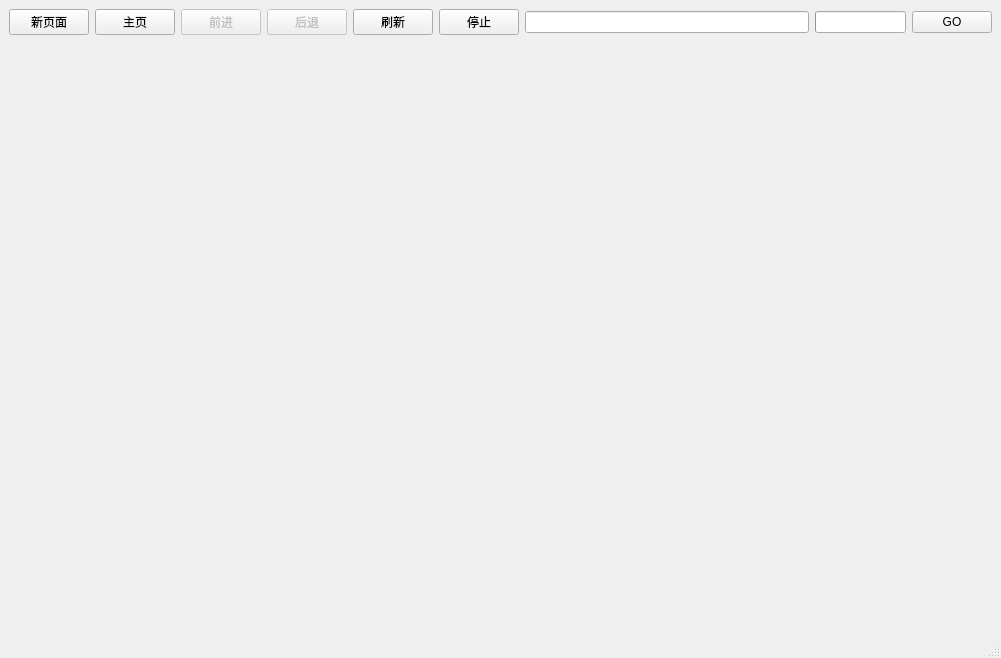
<?xml version="1.0" encoding="UTF-8"?>
<ui version="4.0">
 <class>MainWindow</class>
 <widget class="QMainWindow" name="MainWindow">
  <property name="geometry">
   <rect>
    <x>0</x>
    <y>0</y>
    <width>1001</width>
    <height>658</height>
   </rect>
  </property>
  <property name="windowTitle">
   <string>关注微信公众号：学点编程--简单浏览器</string>
  </property>
  <widget class="QWidget" name="centralWidget">
   <layout class="QVBoxLayout" name="verticalLayout">
    <item>
     <layout class="QHBoxLayout" name="horizontalLayout_2">
      <item>
       <layout class="QHBoxLayout" name="horizontalLayout">
        <item>
         <widget class="QPushButton" name="pb_new">
          <property name="text">
           <string>新页面</string>
          </property>
          <property name="icon">
           <iconset resource="res.qrc">
            <normaloff>:/icon/res/new.png</normaloff>:/icon/res/new.png</iconset>
          </property>
         </widget>
        </item>
        <item>
         <widget class="QPushButton" name="pb_home">
          <property name="text">
           <string>主页</string>
          </property>
          <property name="icon">
           <iconset resource="res.qrc">
            <normaloff>:/icon/res/home.png</normaloff>:/icon/res/home.png</iconset>
          </property>
         </widget>
        </item>
        <item>
         <widget class="QPushButton" name="pb_forward">
          <property name="enabled">
           <bool>false</bool>
          </property>
          <property name="text">
           <string>前进</string>
          </property>
          <property name="icon">
           <iconset resource="res.qrc">
            <normaloff>:/icon/res/forward.ico</normaloff>:/icon/res/forward.ico</iconset>
          </property>
         </widget>
        </item>
        <item>
         <widget class="QPushButton" name="pb_back">
          <property name="enabled">
           <bool>false</bool>
          </property>
          <property name="text">
           <string>后退</string>
          </property>
          <property name="icon">
           <iconset resource="res.qrc">
            <normaloff>:/icon/res/back.ico</normaloff>:/icon/res/back.ico</iconset>
          </property>
         </widget>
        </item>
        <item>
         <widget class="QPushButton" name="pb_refresh">
          <property name="text">
           <string>刷新</string>
          </property>
          <property name="icon">
           <iconset resource="res.qrc">
            <normaloff>:/icon/res/reload.ico</normaloff>:/icon/res/reload.ico</iconset>
          </property>
         </widget>
        </item>
        <item>
         <widget class="QPushButton" name="pb_stop">
          <property name="text">
           <string>停止</string>
          </property>
          <property name="icon">
           <iconset resource="res.qrc">
            <normaloff>:/icon/res/stop.ico</normaloff>:/icon/res/stop.ico</iconset>
          </property>
         </widget>
        </item>
        <item>
         <widget class="QLineEdit" name="lineEdit"/>
        </item>
       </layout>
      </item>
      <item>
       <widget class="QProgressBar" name="progressBar">
        <property name="sizePolicy">
         <sizepolicy hsizetype="Fixed" vsizetype="Fixed">
          <horstretch>0</horstretch>
          <verstretch>0</verstretch>
         </sizepolicy>
        </property>
        <property name="value">
         <number>0</number>
        </property>
        <property name="textVisible">
         <bool>false</bool>
        </property>
       </widget>
      </item>
      <item>
       <widget class="QPushButton" name="pb_go">
        <property name="text">
         <string>GO</string>
        </property>
        <property name="icon">
         <iconset resource="res.qrc">
          <normaloff>:/icon/res/go.png</normaloff>:/icon/res/go.png</iconset>
        </property>
       </widget>
      </item>
     </layout>
    </item>
    <item>
     <widget class="QTabWidget" name="tabWidget">
      <property name="tabShape">
       <enum>QTabWidget::Triangular</enum>
      </property>
      <property name="currentIndex">
       <number>-1</number>
      </property>
      <property name="documentMode">
       <bool>true</bool>
      </property>
      <property name="tabsClosable">
       <bool>true</bool>
      </property>
      <property name="movable">
       <bool>true</bool>
      </property>
     </widget>
    </item>
   </layout>
  </widget>
  <widget class="QStatusBar" name="statusBar"/>
 </widget>
 <resources>
  <include location="res.qrc"/>
 </resources>
 <connections/>
</ui>
